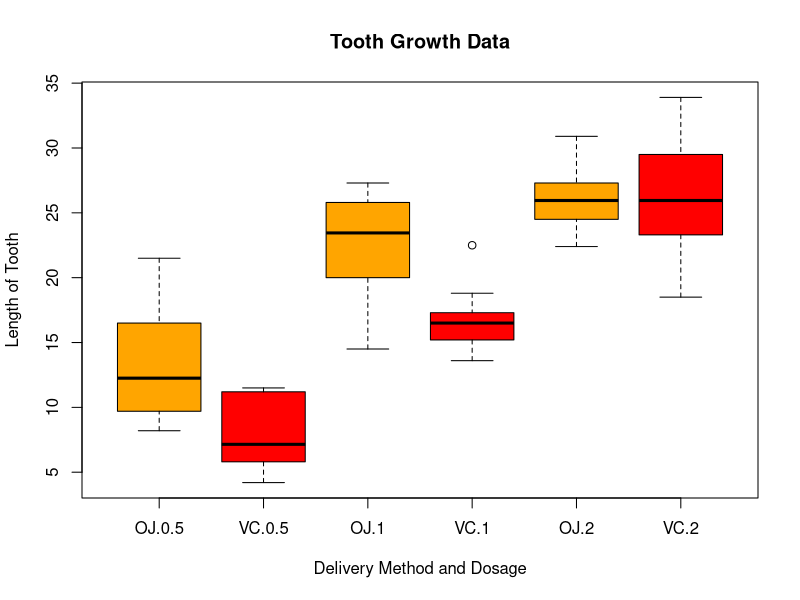

Generate this figure with R:
## ---- chunk 1
library(datasets)
data(ToothGrowth)

#Get the first few rows of the data
head(ToothGrowth)
## ---- chunk 2
boxplot(len ~ supp * dose, data=ToothGrowth, col=(c("orange", "red")), ylab="Length of Tooth", 
        xlab="Delivery Method and Dosage", main="Tooth Growth Data")
## ---- chunk 3
#set dose to factor to get count
ToothGrowth$dose <- as.factor(ToothGrowth$dose)
summary(ToothGrowth)
## ---- chunk 4
with(ToothGrowth, tapply(len, list(supp,dose), mean))
## ---- chunk 5
qt(.975,9)
## ---- chunk 6
OJ_min <- ToothGrowth[ToothGrowth$supp=="OJ" & ToothGrowth$dose=="0.5", 1]
VC_min <- ToothGrowth[ToothGrowth$supp=="VC" & ToothGrowth$dose=="0.5", 1]
t.test(OJ_min, VC_min)
